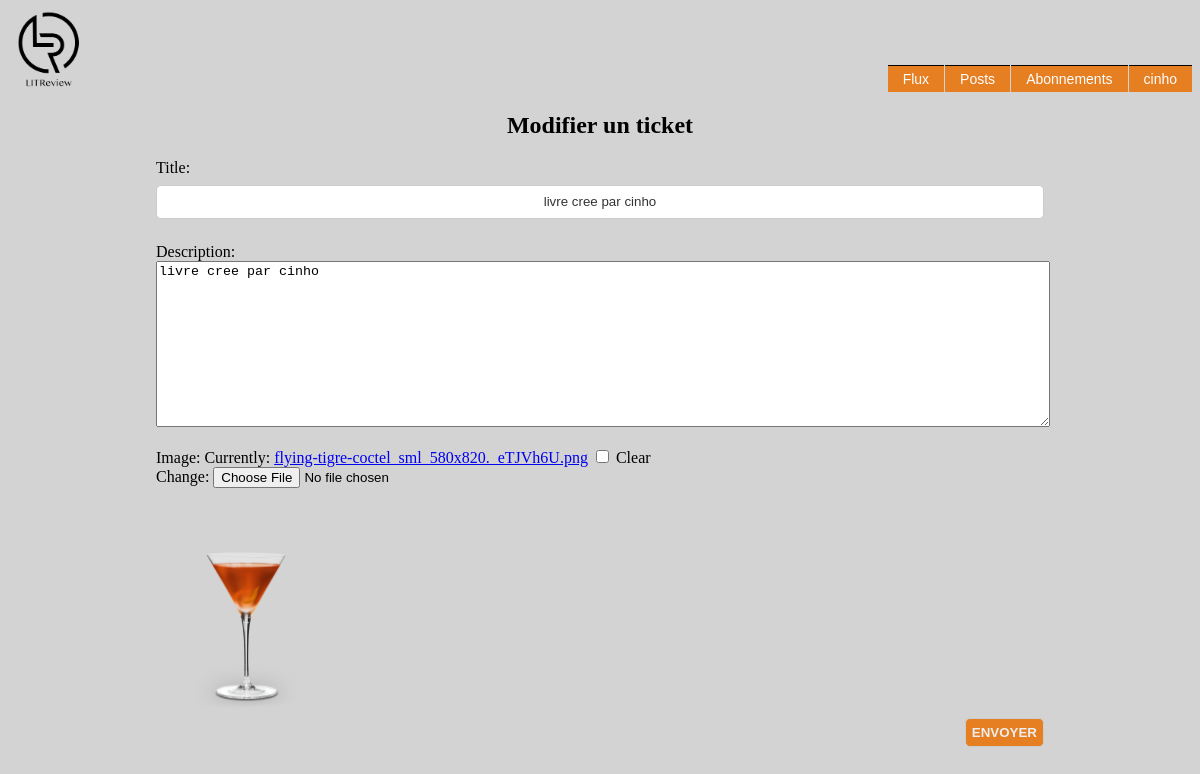
The app's page /modifieticket/52 (signed in) with its own data.
### blog/models.py (models this page shows)
class Ticket(models.Model):
    title = models.fields.CharField(max_length=128)
    description = models.fields.CharField(max_length=2048)
    user = models.ForeignKey(
        to=settings.AUTH_USER_MODEL,
        on_delete=models.CASCADE
    )
    image = models.ImageField(null=True, blank=True)
    time_created = models.DateTimeField(auto_now_add=True)

### blog/views.py (the view, shortened to what this page needs)
# urls.py: path('modifieticket/<str:pk>', blog.views.modifieticket, name='modifieticket'),
@login_required
def modifieticket(request, pk):
    post_to_modify = Ticket.objects.get(id=pk)
    tickets = Ticket.objects.filter(user_id=request.user.id, id=pk)
    if request.method == "GET":
        ticket_form = AddTicketsForm(instance=post_to_modify)
        return render(
            request=request,
            template_name="blog/modifieticket.html",
            context={"ticket_form": ticket_form, "tickets": tickets})

### blog/forms.py (shortened to what this page needs)
class AddTicketsForm(ModelForm, ImageField):
    class Meta:
        model = Ticket
        fields = [
            "title",
            "description",
            "image"
            ]
        widgets = {
            'title': TextInput(attrs={
                "placeholder": "Titre du livre",
                "class": "form-title"
            }),
            'description': Textarea(attrs={
                "placeholder": "Description du ticket",
                "class": "form-desc"})
        }

### blog/templates/blog/modifieticket.html (shortened to what this page needs)
{% extends 'blog/base.html' %}
{% block content %}
<div class="wrapper">
    <section class="login-container">
        <h2 class="panel-title" >Modifier un ticket</h2>
        <form action="" method="post" enctype="multipart/form-data">
            {{ ticket_form.as_p }}
            {% for ticket in tickets %}
                <div class="img_change">
                    <img src="/media/{{ ticket.image }}">
                </div>
            {% endfor %}
            <div class="button-container">
                <button type="submit" class="default-button" >Envoyer</button>
            </div>
        </form>
    </section>
</div>
{% endblock content %}

### blog/templates/blog/base.html (shortened to what this page needs)
<!DOCTYPE html>
{% load static %}
<html lang="en">
    <head>
        <link rel="stylesheet" href="{% static 'blog/styles.css' %}" />
        <link rel="stylesheet" href="https://cdnjs.cloudflare.com/ajax/libs/font-awesome/4.7.0/css/font-awesome.min.css">
    </head>
    <body>
        {% if user.is_authenticated %}
        <div id="bloc_page">
            <header>
                <div id="titre_principal">
                    <div id="logo">
                        <img class="logo_img" src="{% static 'images/logo.png' %}" alt="Logo_page"/>
                    </div>
                </div>
                <ul id="menu">
                    <li><a href="{% url 'home' %}">Flux</a></li>
                    <li><a href="{% url 'post' %}">Posts</a></li>
                    <li><a href="{% url 'abonnements' %}">Abonnements</a></li>
                    <li><a href="#">{{request.user}}</a>
                    </li>
                </ul>
            </header>
        </div>
        {% endif %}
        {% block content %}{% endblock content %}
    </body>
</html>

### blog/static/blog/styles.css (style rules this page uses)
body { background-color: lightgrey; }
#bloc_page { width: 900px; margin: auto; }
@media all and (max-width: 2400px) { #bloc_page { width: auto; } }
@media all and (max-width: 3500px) { #bloc_page { width: auto; } }
header { display: flex; justify-content: space-between; align-items: flex-end; }
img { height: 200px; width: auto; }
.img_change { padding: 5px; text-align:left; margin-left: 15px }
.logo_img { height: 80px; }
header ul { font-family: Arial, Verdana; font-size: 14px; margin: 0; padding: 0; list-style: none; }
header ul li { display: block; position: relative; float: left; }
header ul li a { display: block; text-decoration: none; color: white; border-top: 1px solid black; padding: 5px 15px 5px 15px; background: #e67e22; margin-left: 1px; white-space: nowrap; }
p { word-wrap: break-word; }
.panel-title { text-align: center; }
.login-container { display: block; width: 75%; margin: auto; flex-direction: column; align-items: center; }
.button-container { display: flex; justify-content: flex-end; }
form input[type="text"], form button[type="submit"] { color: #333; border: 1px solid #ccc; border-radius: 5px; }
form button[type="submit"] { font-weight: bold; color: #eee; text-transform: uppercase; background-color: #e67e22; }
.default-button { font-weight: bold; color: white; text-transform: uppercase; background-color: #e67e22; padding: 6px; border: 1px solid #ccc; border-radius: 5px; outline: 0; }
.form-title { height:2rem; text-align: center; width: 100%; padding: 12px 20px; margin: 8px 0; display: inline-block; border: 1px solid #ccc; border-radius: 4px; box-sizing: border-box; }
#id_title { padding: 16px; }
.form-desc { width:100%; height:10rem; }

### records on screen
Ticket: title "livre cree par cinho", description "livre cree par cinho", image (picture)

### other values on screen
{{ request.user }} "cinho"
